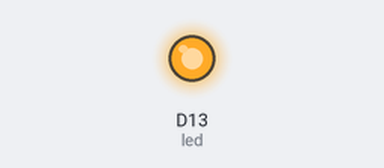
Recording of a program running on a simulated CircuitPython board. On the bench: output pins drawn as LEDs (lit = HIGH). What the program prints to the serial console is not drawn.

Above: at 0.1 s.
Timing chart, 0 to 1.6 s (numbered marks = the images above):
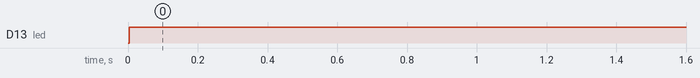

Measured:
- by itself, D13 (led): LOW → HIGH at 0.00 s

The program:

serial_test.py
```python
# CircuitPython Demo - USB/Serial echo

import board
import busio
import digitalio
import time

led = digitalio.DigitalInOut(board.D13)
led.direction = digitalio.Direction.OUTPUT

uart = busio.UART(board.TX, board.RX, baudrate=9600)

while True:
    led.value=False
    output='32'
    uart.write(b'32\n')
    print(output)
    led.value = True
    time.sleep(1)
```
